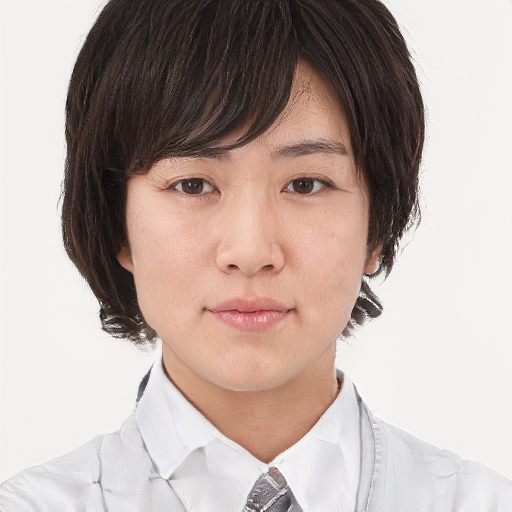
#> input picture server/face01.png, 512 x 512 px
$ python MultiEyes.py
#> lines starting #> are read from the running program, lines starting #| are printed output that depends on the picture
### server/fish.py
import imageio
import numpy as np
from math import sqrt
import sys
import argparse
import os


def get_fish_xn_yn(source_x, source_y, radius, distortion):
    """
    Get normalized x, y pixel coordinates from the original image and return normalized
    x, y pixel coordinates in the destination fished image.
    :param distortion: Amount in which to move pixels from/to center.
    As distortion grows, pixels will be moved further from the center, and vice versa.
    """

    if 1 - distortion*(radius**2) == 0:
        return source_x, source_y

    return source_x / (1 - (distortion*(radius**2))), source_y / (1 - (distortion*(radius**2)))


def fish(img, distortion_coefficient):
    """
    :type img: numpy.ndarray
    :param distortion_coefficient: The amount of distortion to apply.
    :return: numpy.ndarray - the image with applied effect.
    """

    # If input image is only BW or RGB convert it to RGBA
    # So that output 'frame' can be transparent.
    w, h = img.shape[0], img.shape[1]
    if len(img.shape) == 2:
        # Duplicate the one BW channel twice to create Black and White
        # RGB image (For each pixel, the 3 channels have the same value)
        bw_channel = np.copy(img)
        img = np.dstack((img, bw_channel))
        img = np.dstack((img, bw_channel))
    if len(img.shape) == 3 and img.shape[2] == 3:
        print("RGB to RGBA")
        img = np.dstack((img, np.full((w, h), 255)))

    # prepare array for dst image
    dstimg = np.zeros_like(img)

    # floats for calcultions
    w, h = float(w), float(h)

    # easier calcultion if we traverse x, y in dst image
    for x in range(len(dstimg)):
        for y in range(len(dstimg[x])):

            # normalize x and y to be in interval of [-1, 1]
            xnd, ynd = float((2*x - w)/w), float((2*y - h)/h)

            # get xn and yn distance from normalized center
            rd = sqrt(xnd**2 + ynd**2)

            # new normalized pixel coordinates
            xdu, ydu = get_fish_xn_yn(xnd, ynd, rd, distortion_coefficient)

            # convert the normalized distorted xdn and ydn back to image pixels
            xu, yu = int(((xdu + 1)*w)/2), int(((ydu + 1)*h)/2)

            # if new pixel is in bounds copy from source pixel to destination pixel
            if 0 <= xu and xu < img.shape[0] and 0 <= yu and yu < img.shape[1]:
                dstimg[x][y] = img[xu][yu]

    return dstimg.astype(np.uint8)


# [26 lines left out: function parse_args, not called in this run]


# [16 lines that do not run on import are left out]

### server/MultiEyes.py
import imageio
import numpy as np
from math import sqrt
import sys
import argparse
import os
import fish
import cv2

def crop_image(image, x, y, width, height):
    """
    特定領域を切り抜く(-> cropped_image)
    """
    cropped_image = image[y:y+height, x:x+width]
    return cropped_image

def processing_fish_pointed(img):
    """
    魚眼加工
    """
    height, width, _ = img.shape

    coefficients = [0.01, 0.25, 0.5, 0.75, 1.0]

    for i, coeff in enumerate(coefficients):
        img_fish = fish.fish(img, distortion_coefficient=coeff)
        output = "result.png"

        n = 1+coeff
        M = cv2.getRotationMatrix2D((width//2, height//2), 0, n)
        img_resize = cv2.warpAffine(img_fish, M, (width, height))

        cv2.imwrite(output, img_resize)

def paste_image(background, foreground, x, y):
    """
    切り取り画像と元画像の貼り付け
    """
    # 背景画像の高さと幅を取得
    bg_height, bg_width = background.shape[:2]

    # 貼り付ける画像の高さと幅を取得
    fg_height, fg_width = foreground.shape[:2]

    # 貼り付ける領域の範囲を計算
    x_end = x + fg_width
    y_end = y + fg_height

    # 貼り付ける領域が背景画像の範囲内であることを確認
    if x < 0 or y < 0 or x_end > bg_width or y_end > bg_height:
        print("Error: The paste region is out of bounds.")
        return background

    # 貼り付ける領域に画像を貼り付け
    alpha = 0  # 画像の透明度（1.0で不透明）
    blended = cv2.addWeighted(background[y:y_end, x:x_end], alpha, foreground[:fg_height, :fg_width], 1 - alpha, 0)

    # 背景画像に貼り付けた領域を置き換える
    background[y:y_end, x:x_end] = blended

    return background


# 画像の読み込み
image = cv2.imread("face01.png")
#> image is the input picture: shape (512, 512, 3); mean B, G, R 164.2, 169.7, 185.4

# 切り抜く範囲の座標とサイズ（例として、左上の座標が (100, 100) で、幅と高さが 200 ピクセル）
x = 100
y = 100
width = 150
height = 150

# 画像の特定領域を切り抜く
cropped_image = crop_image(image, x, y, width, height)
#> in crop_image, `cropped_image = image[y:y+height, x:x+width]`:
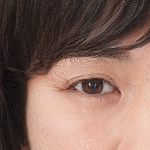
#> cropped_image: shape (150, 150, 3); mean B, G, R 93.2, 103.7, 132.7

# 魚眼加工を加える
processing_fish_pointed(cropped_image)
#> the loop in processing_fish_pointed, `for i, coeff in enumerate(coefficients):` made 5 passes
#> pass 1, in processing_fish_pointed, `img_fish = fish.fish(img, distortion_coefficient=coeff)`:
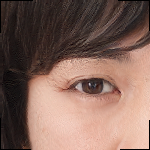
#> img_fish: shape (150, 150, 4); mean B, G, R, A 91.5, 101.7, 130.2, 252.2
#> pass 2, in processing_fish_pointed, `img_fish = fish.fish(img, distortion_coefficient=coeff)`:
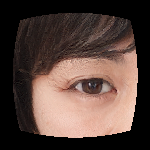
#> img_fish: shape (150, 150, 4); mean B, G, R, A 60.6, 67.6, 86.8, 162.1
#> after the loop in processing_fish_pointed, `for i, coeff in enumerate(coefficients):`:
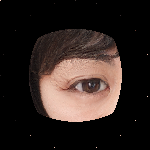
#> img_fish: shape (150, 150, 4); mean B, G, R, A 33, 36.9, 47.6, 84.7

fish_image = cv2.imread("result.png")
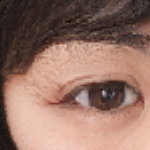
#> fish_image: shape (150, 150, 3); mean B, G, R 102.2, 114.4, 148.4

# 画像の貼り付け
result_image = paste_image(image.copy(), fish_image, x, y)  # 元画像のコピーを使用して貼り付け
#> in paste_image, `background[y:y_end, x:x_end] = blended`:
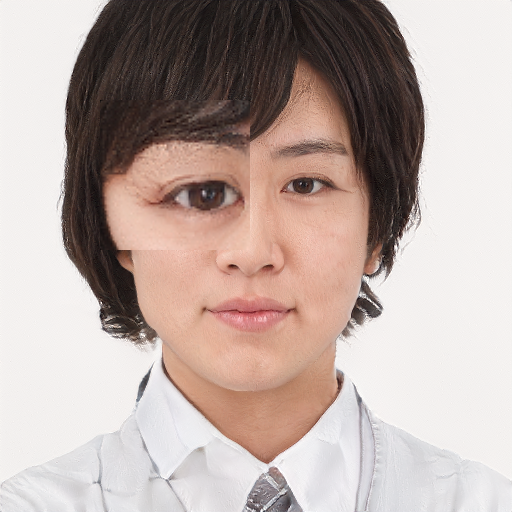
#> background: shape (512, 512, 3); mean B, G, R 165, 170.6, 186.7

# 結果の画像を保存
cv2.imwrite("result_image.jpg", result_image)

$ run again, with server/assets/face03.png copied over server/face01.png
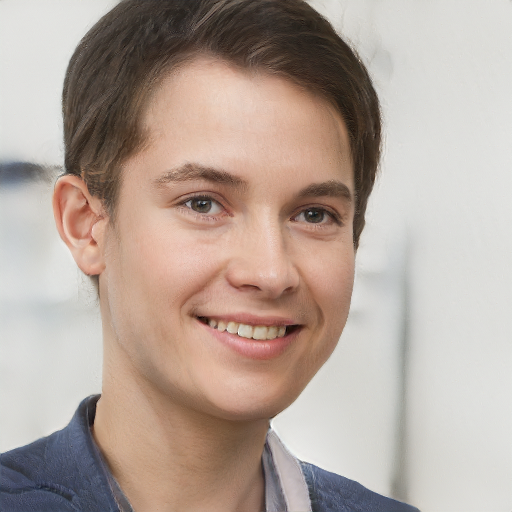
#> input picture server/assets/face03.png, 512 x 512 px
#> image is the input picture: shape (512, 512, 3); mean B, G, R 155.1, 164.5, 180.4
#> after the loop in processing_fish_pointed, `for i, coeff in enumerate(coefficients):`:
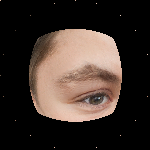
#> img_fish: shape (150, 150, 4); mean B, G, R, A 43.6, 49.8, 61.5, 84.7
#> in paste_image, `background[y:y_end, x:x_end] = blended`:
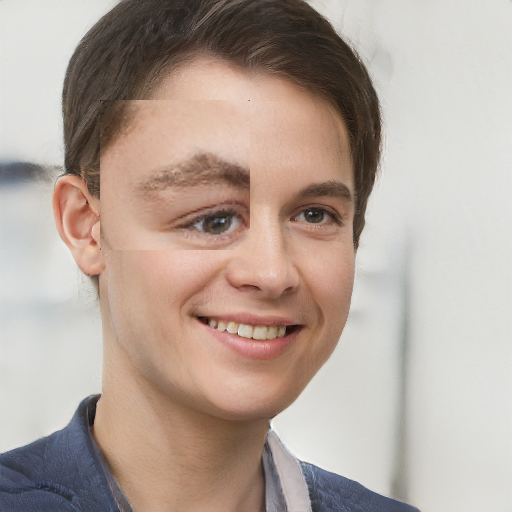
#> background: shape (512, 512, 3); mean B, G, R 155.2, 164.7, 180.7
